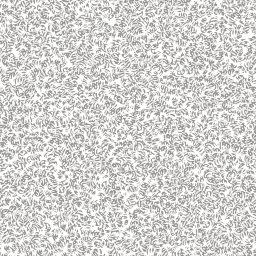
#> input picture vector/maplibregljs/otm_symbols/bare_rock.png, 256 x 256 px
$ python preview_sprite.py ../maplibregljs/otm_symbols/bare_rock.png out.png
#> lines starting #> are read from the running program, lines starting #| are printed output that depends on the picture; after the words box and inside, x2 and y2 are one past the last pixel; in counts of white or black regions, pixels touching at a corner belong together
#!/usr/bin/env python3
"""
Preview a sprite PNG as a tiled pattern.

Usage:
    python3 tools/preview_sprite.py <sprite.png> [output.png]

Output (saved to file — no display required):
  Top-left   : raw sprite pixels magnified 6×
  Top-right  : 4×4 tile repeat showing the seamless pattern
  Bottom row : R / G / B / A channels separately (also magnified)
"""
import sys
import numpy as np
from PIL import Image
import matplotlib
matplotlib.use("Agg")
import matplotlib.pyplot as plt
import matplotlib.colors as mcolors


def tile(arr, nx=4, ny=4):
    """Repeat arr nx times horizontally, ny times vertically."""
    return np.tile(arr, (ny, nx, 1))


def channel_image(arr, ch, colour):
    """Return an RGBA image highlighting one channel in the given colour."""
    h, w = arr.shape[:2]
    out = np.zeros((h, w, 4), dtype=np.uint8)
    r, g, b = [int(c * 255) for c in mcolors.to_rgb(colour)]
    v = arr[:, :, ch]
    out[:, :, 0] = r
    out[:, :, 1] = g
    out[:, :, 2] = b
    out[:, :, 3] = v  # use channel value as alpha
    # Composite over white so it's legible
    white = np.ones((h, w, 4), dtype=np.uint8) * 255
    alpha = out[:, :, 3:4].astype(float) / 255
    comp = (out[:, :, :3].astype(float) * alpha +
            white[:, :, :3].astype(float) * (1 - alpha)).astype(np.uint8)
    result = np.dstack([comp, np.full((h, w), 255, dtype=np.uint8)])
    return result


def composite_over_checker(arr, sq=8):
    """Composite RGBA arr over a grey/white checkerboard."""
    h, w = arr.shape[:2]
    checker = np.zeros((h, w, 3), dtype=np.uint8)
    for y in range(h):
        for x in range(w):
            light = ((x // sq) + (y // sq)) % 2 == 0
            checker[y, x] = 220 if light else 180
    alpha = arr[:, :, 3:4].astype(float) / 255
    rgb = arr[:, :, :3].astype(float)
    comp = (rgb * alpha + checker.astype(float) * (1 - alpha)).astype(np.uint8)
    return comp


def magnify(arr, scale):
    img = Image.fromarray(arr)
    w, h = img.size
    return np.array(img.resize((w * scale, h * scale), Image.NEAREST))


def main():
    if len(sys.argv) < 2:
        print("Usage: preview_sprite.py <sprite.png> [output.png]")
        sys.exit(1)

    src = sys.argv[1]
    dst = sys.argv[2] if len(sys.argv) > 2 else src.replace(".png", "_preview.png")

    img = Image.open(src).convert("RGBA")
#> img is the input picture: PIL image 256x256 RGBA; mean R, G, B, A 158.7, 156.7, 154.5, 104.2
    arr = np.array(img)
    h, w = arr.shape[:2]
#> h = 256; w = 256

    MAG = max(1, 288 // max(h, w))   # magnify so raw sprite is ~288px wide
#> MAG = 1

    raw_comp   = composite_over_checker(arr)
#> after the loop in composite_over_checker, `for y in range(h):`:
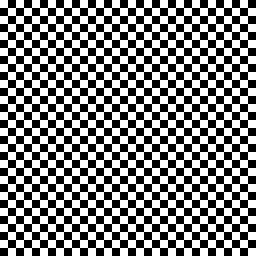
#> checker: shape (256, 256, 3); values 180 (black) and 220 (white), 50% white; 1 white region, box (x1, y1, x2, y2) and area: (0, 0, 256, 256) 32768
    raw_mag    = magnify(raw_comp, MAG)

    tiled_arr  = tile(arr, 4, 4)
    tiled_comp = composite_over_checker(tiled_arr)
#> call 2 of composite_over_checker, with sq = 8
#> after the loop in composite_over_checker (call 2), `for y in range(h):`:
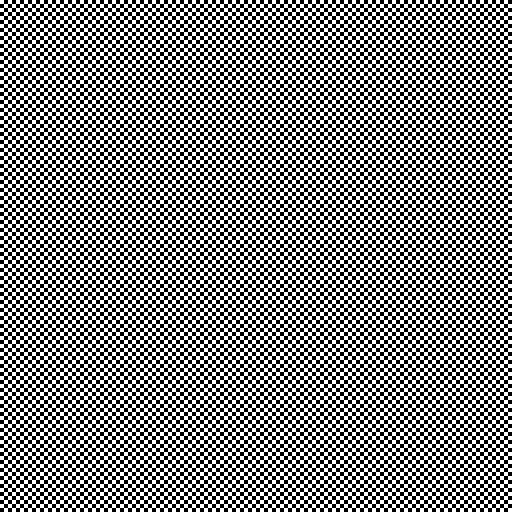
#> checker: shape (1024, 1024, 3) (shown at 1/2 size); values 180 (black) and 220 (white), 50% white; 1 white region, box (x1, y1, x2, y2) and area: (0, 0, 1024, 1024) 524288
#> in composite_over_checker (call 2), `alpha = arr[:, :, 3:4].astype(float) / 255`:
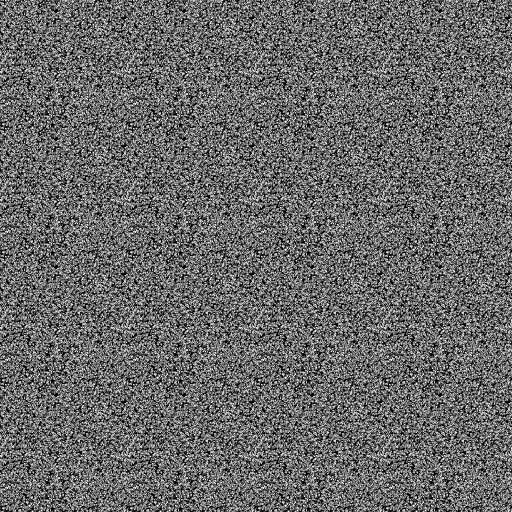
#> alpha: shape (1024, 1024, 1) float64 (shown at 1/2 size); min 0, max 1, mean 0.408
#> in composite_over_checker (call 2), `rgb = arr[:, :, :3].astype(float)`:
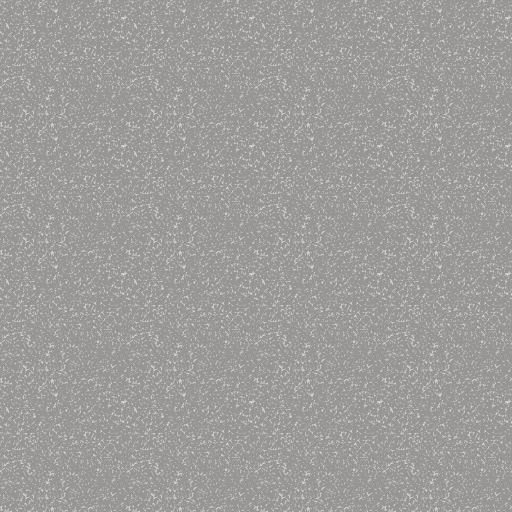
#> rgb: shape (1024, 1024, 3) float64 (shown at 1/2 size); mean R, G, B 158.7, 156.7, 154.5
#> in composite_over_checker (call 2), `comp = (rgb * alpha + checker.astype(float) * (1 - alpha)).astype(np.u..`:
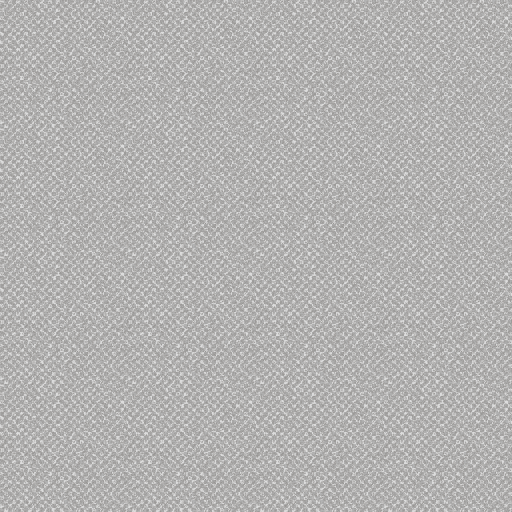
#> comp: shape (1024, 1024, 3) (shown at 1/2 size); mean R, G, B 179.6, 178.8, 178

    ch_r = channel_image(arr, 0, "#e05050")[:, :, :3]
#> in channel_image, `v = arr[:, :, ch]`:
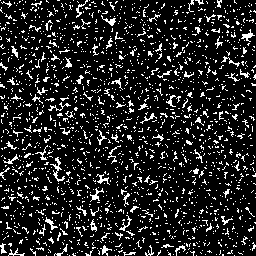
#> v: shape (256, 256); values 151 (black) and 207 (white), 13.7% white in thin lines or dots
#> in channel_image, `alpha = out[:, :, 3:4].astype(float) / 255`: alpha: shape (256, 256, 1) float64; values 0.592 (black) and 0.812 (white), 13.7% white in thin lines or dots
    ch_g = channel_image(arr, 1, "#50b050")[:, :, :3]
#> in channel_image (call 2), `v = arr[:, :, ch]`: v: shape (256, 256); values 149 (black) and 205 (white), 13.7% white in thin lines or dots
#> in channel_image (call 2), `alpha = out[:, :, 3:4].astype(float) / 255`: alpha: shape (256, 256, 1) float64; values 0.584 (black) and 0.804 (white), 13.7% white in thin lines or dots
    ch_b = channel_image(arr, 2, "#5080e0")[:, :, :3]
#> call 3 of channel_image, with ch = 2, colour = '#5080e0'
#> in channel_image (call 3), `v = arr[:, :, ch]`: v: shape (256, 256); values 147 (black) and 202 (white), 13.7% white in thin lines or dots
#> in channel_image (call 3), `out[:, :, 3] = v`:
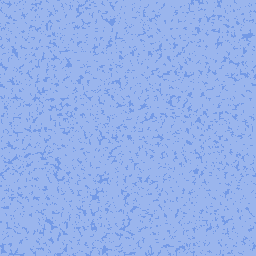
#> out: shape (256, 256, 4); mean of channels 0, 1, 2, 3 80, 128, 224, 154.5; transparent parts drawn white
#> in channel_image (call 3), `alpha = out[:, :, 3:4].astype(float) / 255`: alpha: shape (256, 256, 1) float64; values 0.576 (black) and 0.792 (white), 13.7% white in thin lines or dots
    ch_a = magnify(
        np.dstack([arr[:, :, 3]] * 3).astype(np.uint8), MAG)

    ch_r_m = magnify(ch_r, MAG)
    ch_g_m = magnify(ch_g, MAG)
    ch_b_m = magnify(ch_b, MAG)

    fig = plt.figure(figsize=(14, 8), facecolor="#1a1a1a")
    fig.suptitle(src, color="white", fontsize=10)

    axes_spec = [
        (0.02, 0.35, 0.25, 0.60, "Sprite (×{})".format(MAG)),
        (0.30, 0.35, 0.65, 0.60, "4×4 tile repeat"),
        (0.02, 0.02, 0.22, 0.28, "R channel"),
        (0.26, 0.02, 0.22, 0.28, "G channel"),
        (0.50, 0.02, 0.22, 0.28, "B channel"),
        (0.74, 0.02, 0.22, 0.28, "Alpha"),
    ]
    images = [raw_mag, tiled_comp, ch_r_m, ch_g_m, ch_b_m, ch_a]

    for (left, bottom, width, height, title), im in zip(axes_spec, images):
        ax = fig.add_axes([left, bottom, width, height])
        ax.imshow(im)
        ax.set_title(title, color="white", fontsize=8)
        ax.axis("off")
#> this loop made 6 passes
#> (left, bottom, width, height, title) on passes 1 to 6: (0.02, 0.35, 0.25, 0.6, 'Sprite (×1)'), (0.3, 0.35, 0.65, 0.6, '4×4 tile repeat'), (0.02, 0.02, 0.22, 0.28, 'R channel'), (0.26, 0.02, 0.22, 0.28, 'G channel'), (0.5, 0.02, 0.22, 0.28, 'B channel'), (0.74, 0.02, 0.22, 0.28, 'Alpha')

    # Stats box
    non_transp = arr[arr[:, :, 3] > 10]
    stat_lines = [
        f"Size: {w}×{h}",
        f"Visible px: {len(non_transp)} / {w*h}",
        f"Min alpha: {arr[:,:,3].min()}",
        f"Max alpha: {arr[:,:,3].max()}",
    ]
#> stat_lines = ['Size: 256×256', 'Visible px: 53365 / 65536', 'Min alpha: 0', 'Max alpha: 255']
    if len(non_transp):
        stat_lines += [
            f"R range: {non_transp[:,0].min()}–{non_transp[:,0].max()}",
            f"G range: {non_transp[:,1].min()}–{non_transp[:,1].max()}",
            f"B range: {non_transp[:,2].min()}–{non_transp[:,2].max()}",
        ]
#> stat_lines = ['Size: 256×256', 'Visible px: 53365 / 65536', 'Min alpha: 0', 'Max alpha: 255', 'R range: 151–151', 'G range: 149–149', 'B range: 147–147']
    fig.text(0.78, 0.65, "\n".join(stat_lines),
             color="white", fontsize=7.5, family="monospace",
             va="top", ha="left")

    fig.savefig(dst, dpi=120, bbox_inches="tight", facecolor=fig.get_facecolor())
    print(f"Preview saved → {dst}")


if __name__ == "__main__":
    main()
